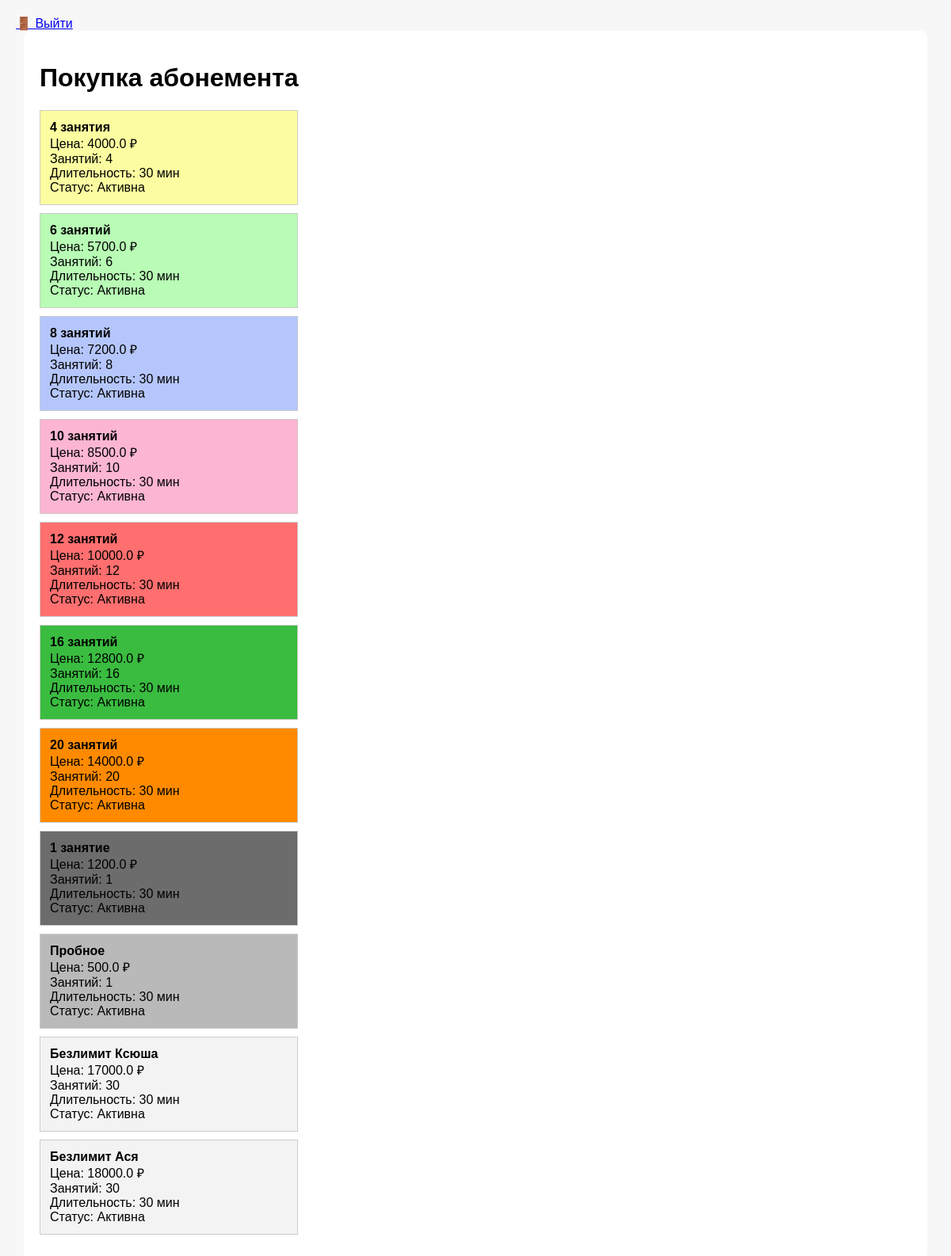
Screenshot of /cards/buy/1 (signed in) with the database file from the repository.
### tables this page shows
CREATE TABLE cards
                   (
                       id INTEGER PRIMARY KEY AUTOINCREMENT,
                       name TEXT NOT NULL,
                       price REAL NOT NULL,
                       lessons_count INTEGER NOT NULL,
                       duration TEXT NOT NULL,
                       color TEXT,
                       status TEXT NOT NULL,
                       creation_date TEXT
                   );

### app.py (the view)
    def wrapper(*args, **kwargs):
        if "user" not in session:
            return redirect(url_for("login"))
        return fn(*args, **kwargs)

### app.py (called while the page is built)
def login_required(fn):
    def wrapper(*args, **kwargs):
        if "user" not in session:
            return redirect(url_for("login"))
        return fn(*args, **kwargs)
    wrapper.__name__ = fn.__name__
    return wrapper

@app.route("/cards/buy/<int:student_id>", methods=["GET", "POST"])
@login_required
def buy_cards(student_id):
    cards = db.get_all_cards()
    return render_template("buy_cards.html", cards=cards, student_id=student_id)

### database.py (called while the page is built)
def get_connection():
    conn = sqlite3.connect(DB_NAME)
    conn.row_factory = sqlite3.Row
    return conn

def get_all_cards():
    conn = get_connection()
    cards = conn.execute("SELECT * FROM cards").fetchall()
    conn.close()
    return cards

### templates/buy_cards.html (shortened to what this page needs)
{% extends "base.html" %}
{% block content %}
<h1>Покупка абонемента</h1>
{% for card in cards %}
<form action="{{ url_for('purchased_cards') }}" method="post">
    <button type="submit" style="
        all: unset;
        cursor: pointer;
        display: block;
        width: 100%;
    ">
        <div style="
            border: 1px solid #ccc;
            padding: 12px;
            margin-bottom: 10px;
            background-color: {{ card.color }};
            width: 300px;
        ">
            <strong>{{ card.name }}</strong><br>
            Цена: {{ card.price }} ₽<br>
            Занятий: {{ card.lessons_count }}<br>
            Длительность: {{ card.duration }} мин<br>
            Статус: {{ card.status }}
        </div>
    </button>
</form>
{% endfor %}
{% endblock %}

### static/css/styles.css (style rules this page uses)
body { font-family: Arial, sans-serif; margin: 20px; background: #f7f7f7; }

### rows the page displays
cards: name "4 занятия", price "4000.0", lessons_count "4", duration "30", status "Активна"
cards: name "6 занятий", price "5700.0", lessons_count "6", duration "30", status "Активна"
cards: name "8 занятий", price "7200.0", lessons_count "8", duration "30", status "Активна"
cards: name "10 занятий", price "8500.0", lessons_count "10", duration "30", status "Активна"
cards: name "12 занятий", price "10000.0", lessons_count "12", duration "30", status "Активна"
cards: name "16 занятий", price "12800.0", lessons_count "16", duration "30", status "Активна"
cards: name "20 занятий", price "14000.0", lessons_count "20", duration "30", status "Активна"
cards: name "1 занятие", price "1200.0", lessons_count "1", duration "30", status "Активна"
cards: name "Пробное", price "500.0", lessons_count "1", duration "30", status "Активна"
cards: name "Безлимит Ксюша", price "17000.0", lessons_count "30", duration "30", status "Активна"
cards: name "Безлимит Ася", price "18000.0", lessons_count "30", duration "30", status "Активна"
